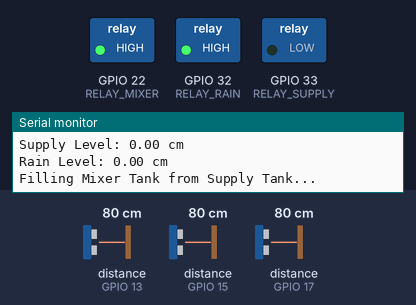
The sketch below on a simulated ESP32. Parts: switched loads named in the sketch (green lamp = pin HIGH), the last lines printed to the serial monitor. Wiring (inferred from the names in the program): 3 × ultrasonic range finder: trigger GPIO 12, echo GPIO 13 / trigger GPIO 16, echo GPIO 17 / trigger GPIO 27, echo GPIO 15. The inputs (shaded band) are chosen by the test bench; at power-on: distance to the obstacle (sensors on GPIO 13, GPIO 15, GPIO 17) 80 cm. The echo pulse lasts 58.3 µs per cm; random numbers use the default seed unless the sketch sets one; no radio packets arrive unless stated; pins used as bus, display or sensor lines are not drawn.

Above: at 1.2 s.
1.3 s: distance to the obstacle (sensor on GPIO 13) set to 4 cm
2.8 s: distance to the obstacle (sensor on GPIO 13) set to 2 cm
At 3.7 s:
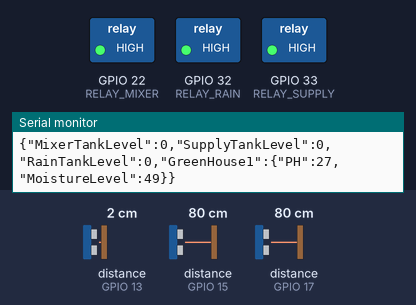
9.5 s: distance to the obstacle (sensor on GPIO 13) set to 7 cm
11.0 s: distance to the obstacle (sensor on GPIO 13) set to 10 cm
At 12.0 s:
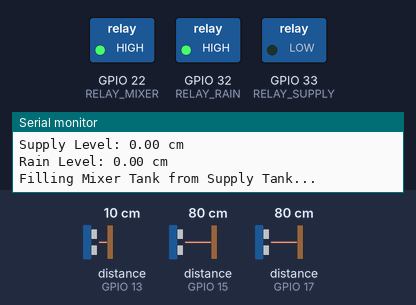
Timing chart, 0 to 14.0 s (numbered marks = the images above; inputs shaded):
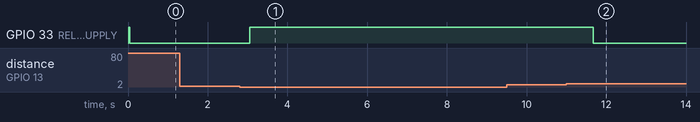

Measured:
- the behaviour switches between 3 and 2 cm on distance to the obstacle (sensor on GPIO 13) (found by bisection; images 0 and 1)
- the behaviour switches between 8 and 9 cm on distance to the obstacle (sensor on GPIO 13) (found by bisection; images 1 and 2)
- after the input at 1.3 s, every drawn part: stays the same
- after the input at 2.8 s, GPIO 33 (RELAY_SUPPLY): LOW → HIGH after 0.26 s
- after the input at 11.0 s, GPIO 33 (RELAY_SUPPLY): HIGH → LOW after 0.67 s

The sketch:

Tank_water_level.ino
```cpp
#include <SPI.h>
#include <LoRa.h>
#include <WiFi.h>
#include <esp_now.h>
#include <ArduinoJson.h>  // Include the ArduinoJSON library

// Pin Definitions
#define RELAY_MIXER 22
#define RELAY_SUPPLY 33
#define RELAY_RAIN 32

#define TRIG_MIXER 12
#define ECHO_MIXER 13
#define TRIG_SUPPLY 27
#define ECHO_SUPPLY 15
#define TRIG_RAIN 16
#define ECHO_RAIN 17

#define ss 5
#define rst 14
#define dio0 2
#define LocalAddress 0x02        // Address of this device
#define Destination_Master 0x01  // Destination (Master)

// Tank dimensions (in cm)
#define TANK_HEIGHT 12    // Example: Tank height in cm
#define MAX_DISTANCE 200  // Max sensor distance in cm

// Water level thresholds (percentage)
#define MIXER_LOW_THRESHOLD 25
#define MIXER_HIGH_THRESHOLD 80
#define RAIN_LOW_THRESHOLD 40

// Random sensor values
float sensor1_value, sensor2_value, sensor3_value, sensor4_value;

// Structure for ESP-NOW data reception
typedef struct struct_message {
  float soilMoisture;
} struct_message;

// Create an instance to store ESP-NOW data
struct_message myData;

// Callback function for ESP-NOW reception
void OnDataRecv(const esp_now_recv_info* recv_info, const uint8_t* incomingData, int len) {
  memcpy(&myData, incomingData, sizeof(myData));
  Serial.print("ESP-NOW Data Received | Soil Moisture: ");
  Serial.println(myData.soilMoisture, 2);
}

// LoRa communication function
void sendMessage(String Outgoing, byte Destination) {
  LoRa.beginPacket();
  LoRa.write(Destination);        // Add destination address
  LoRa.write(LocalAddress);       // Add sender address
  LoRa.write(Outgoing.length());  // Add payload length
  LoRa.print(Outgoing);           // Add payload
  LoRa.endPacket();
}

// Function to measure distance from an ultrasonic sensor
float getDistance(int trigPin, int echoPin) {
  long duration;
  float distance;

  digitalWrite(trigPin, LOW);
  delayMicroseconds(2);
  digitalWrite(trigPin, HIGH);
  delayMicroseconds(10);
  digitalWrite(trigPin, LOW);

  duration = pulseIn(echoPin, HIGH);
  distance = duration * 0.0343 / 2;

  return distance;
}

// Function to calculate water level percentage
float getWaterLevel(float distance) {
  if (distance == 0) distance = MAX_DISTANCE;            // No echo, assume max distance
  float waterHeight = TANK_HEIGHT - distance;            // Calculate water height
  waterHeight = constrain(waterHeight, 0, TANK_HEIGHT);  // Constrain to valid range
  return (waterHeight / TANK_HEIGHT) * 100;              // Convert to percentage
}

void setup() {
  Serial.begin(115200);

  // Set pin modes for ultrasonic sensor pins
  pinMode(TRIG_MIXER, OUTPUT);
  pinMode(ECHO_MIXER, INPUT);
  pinMode(TRIG_SUPPLY, OUTPUT);
  pinMode(ECHO_SUPPLY, INPUT);
  pinMode(TRIG_RAIN, OUTPUT);
  pinMode(ECHO_RAIN, INPUT);

  // Initialize relay pins as outputs
  pinMode(RELAY_MIXER, OUTPUT);
  pinMode(RELAY_SUPPLY, OUTPUT);
  pinMode(RELAY_RAIN, OUTPUT);

  // Start with trigger pins set to LOW
  digitalWrite(TRIG_MIXER, LOW);
  digitalWrite(TRIG_SUPPLY, LOW);
  digitalWrite(TRIG_RAIN, LOW);

  // Initialize Wi-Fi
  WiFi.mode(WIFI_STA);

  // Initialize ESP-NOW
  if (esp_now_init() != ESP_OK) {
    Serial.println("Error initializing ESP-NOW");
    return;
  }

  // Register the ESP-NOW receive callback function
  esp_now_register_recv_cb(OnDataRecv);

  // Initialize LoRa
  LoRa.setPins(ss, rst, dio0);
  if (!LoRa.begin(433E6)) {
    Serial.println("LoRa initialization failed.");
    while (true)
      ;
  }
  Serial.println("LoRa initialization successful.");

  // Initialize relays as off
  digitalWrite(RELAY_MIXER, HIGH);
  digitalWrite(RELAY_SUPPLY, HIGH);
  digitalWrite(RELAY_RAIN, HIGH);
}

void loop() {

  // Measure distances from sensors
  float mixerDistance = getDistance(TRIG_MIXER, ECHO_MIXER);
  float supplyDistance = getDistance(TRIG_SUPPLY, ECHO_SUPPLY);
  float rainDistance = getDistance(TRIG_RAIN, ECHO_RAIN);

  // Calculate water levels
  float mixerLevel = getWaterLevel(mixerDistance);
  float supplyLevel = getWaterLevel(supplyDistance);
  float rainLevel = getWaterLevel(rainDistance);

  // Print water levels to Serial Monitor
  Serial.println("Water Levels:");
  Serial.print("Mixer Level: ");
  Serial.print(mixerLevel);
  Serial.println(" cm");

  Serial.print("Supply Level: ");
  Serial.print(supplyLevel);
  Serial.println(" cm");

  Serial.print("Rain Level: ");
  Serial.print(rainLevel);
  Serial.println(" cm");

  // Random values for additional sensors
  sensor1_value = random(20, 30);  // Example random value for sensor 1
  sensor2_value = random(40, 60);  // Example random value for sensor 2
  sensor3_value = random(20, 30);  // Example random value for sensor 3
  sensor4_value = random(40, 60);  // Example random value for sensor 4

  // Control mixer tank filling logic
  if (mixerLevel < MIXER_LOW_THRESHOLD) {
    if (rainLevel > RAIN_LOW_THRESHOLD) {
      Serial.println("Filling Mixer Tank from Rain Water Tank...");
      digitalWrite(RELAY_RAIN, LOW);
      digitalWrite(RELAY_SUPPLY, HIGH);  // Ensure supply is off
    } else {
      Serial.println("Filling Mixer Tank from Supply Tank...");
      digitalWrite(RELAY_RAIN, HIGH);  // Ensure rain is off
      digitalWrite(RELAY_SUPPLY, LOW);
    }

    // Stop filling when the mixer tank reaches the high threshold
    while (getWaterLevel(getDistance(TRIG_MIXER, ECHO_MIXER)) < MIXER_HIGH_THRESHOLD) {
      // // Print water levels to Serial Monitor
      // // Measure distances from sensors
      // float mixerDistance = getDistance(TRIG_MIXER, ECHO_MIXER);
      // float supplyDistance = getDistance(TRIG_SUPPLY, ECHO_SUPPLY);
      // float rainDistance = getDistance(TRIG_RAIN, ECHO_RAIN);

      // // Calculate water levels
      // float mixerLevel = getWaterLevel(mixerDistance);
      // float supplyLevel = getWaterLevel(supplyDistance);
      // float rainLevel = getWaterLevel(rainDistance);

      // // Print water levels to Serial Monitor
      // Serial.println("Water Levels:");
      // Serial.print("Mixer Level: ");
      // Serial.print(mixerLevel);
      // Serial.println(" cm");

      // Serial.print("Supply Level: ");
      // Serial.print(supplyLevel);
      // Serial.println(" cm");

      // Serial.print("Rain Level: ");
      // Serial.print(rainLevel);
      // Serial.println(" cm");
      delay(500);                       // Check levels periodically
    }

    digitalWrite(RELAY_RAIN, HIGH);
    digitalWrite(RELAY_SUPPLY, HIGH);
    Serial.println("Mixer Tank Filling Complete.");
  }

  // Prepare JSON payload
  DynamicJsonDocument doc(1024);
  doc["MixerTankLevel"] = mixerLevel;
  doc["SupplyTankLevel"] = supplyLevel;
  doc["RainTankLevel"] = rainLevel;

  JsonObject plant1 = doc.createNestedObject("GreenHouse1");
  plant1["PH"] = sensor1_value;
  plant1["MoistureLevel"] = sensor2_value;


  // Serialize JSON payload
  String jsonString;
  serializeJson(doc, jsonString);

  // Send JSON payload via LoRa
  sendMessage(jsonString, Destination_Master);

  Serial.println(jsonString);

  delay(1000);  // Short delay between loops
}
```
